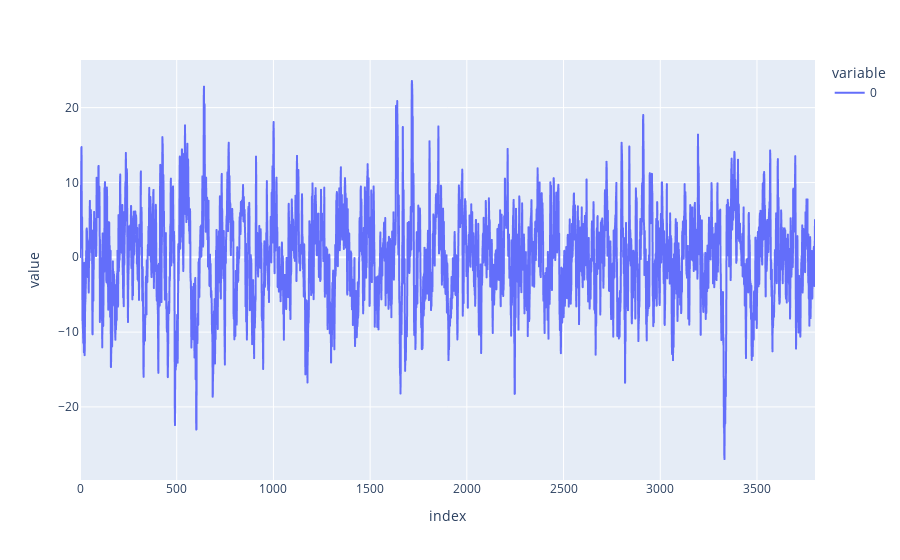

Here is the notebook cell this chart was saved with:
### Code cell
px.line(preProccess(s)[1][getChannel('P4')])

### Figure 1 — Plotly figure (JSON) as saved in the notebook; plotly's stock layout.template omitted (floating-point values rounded to 4 significant figures; data arrays with more than 128 entries replaced by an {"elided": "..."} marker saying what was removed)
{"data": [{"hovertemplate": "variable=0<br>index=%{x}<br>value=%{y}<extra></extra>", "legendgroup": "0", "line": {"color": "#636efa", "dash": "solid"}, "marker": {"symbol": "circle"}, "mode": "lines", "name": "0", "showlegend": true, "type": "scattergl", "x": {"elided": "3801 int values"}, "xaxis": "x", "y": {"elided": "3801 float values"}, "yaxis": "y"}], "layout": {"legend": {"title": {"text": "variable"}, "tracegroupgap": 0}, "margin": {"t": 60}, "xaxis": {"anchor": "y", "domain": [0, 1], "title": {"text": "index"}}, "yaxis": {"anchor": "x", "domain": [0, 1], "title": {"text": "value"}}}}
